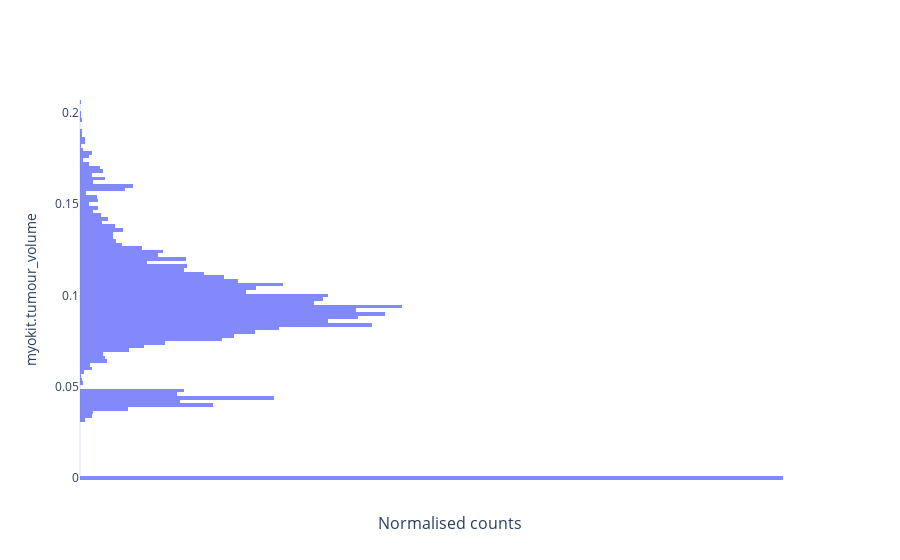
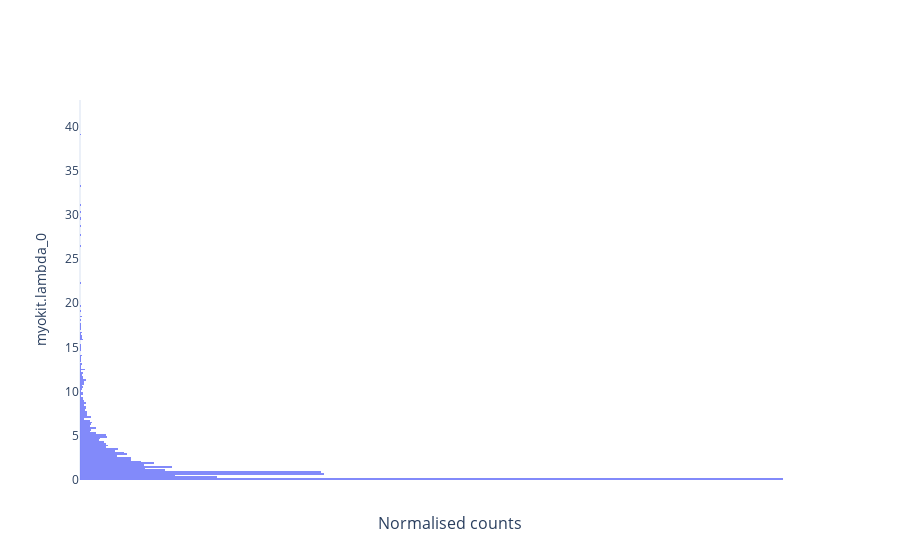
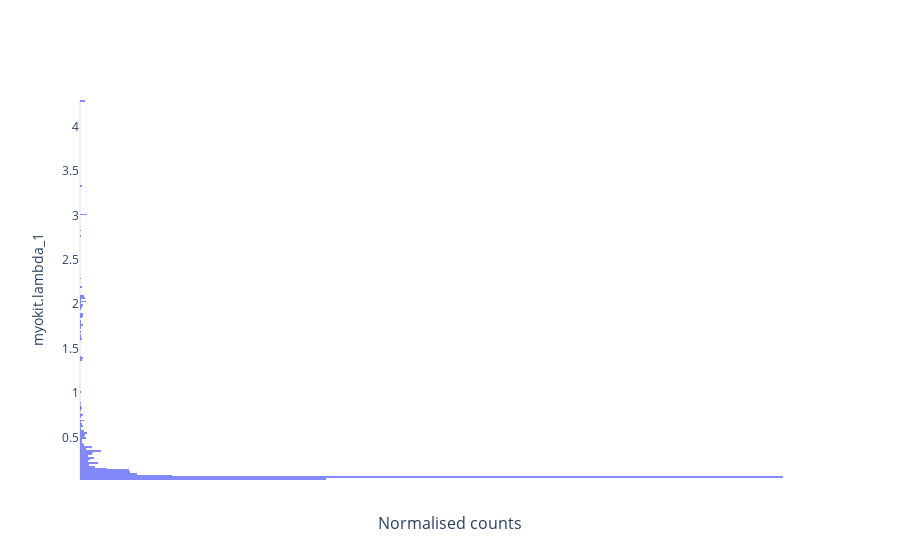

Notebook cell for these charts, in order:
### Code cell
fig = erlo.plots.MarginalPosteriorPlot()
fig.add_data(data=result, warm_up_iter=8000)

fig.show()

### Figure 1 — Plotly figure (JSON) as saved in the notebook; plotly's stock layout.template omitted (floating-point values rounded to 4 significant figures; data arrays with more than 128 entries replaced by an {"elided": "..."} marker saying what was removed)
{"data": [{"hovertemplate": "Sample: %{y:.2f}<br>Rhat: 3.21<br>", "marker": {"color": "#636EFA"}, "name": "ID: 1", "opacity": 0.8, "type": "histogram", "visible": true, "xaxis": "x", "y": {"elided": "20000 float values"}, "yaxis": "y"}], "layout": {"annotations": [{"font": {"size": 16}, "showarrow": false, "text": "Normalised counts", "x": 0.5, "xanchor": "center", "xref": "paper", "y": 0, "yanchor": "top", "yref": "paper", "yshift": -30}], "autosize": true, "xaxis": {"anchor": "y", "domain": [0, 1], "tickvals": []}, "yaxis": {"anchor": "x", "domain": [0, 1], "title": {"text": "myokit.tumour_volume"}}}}

### Figure 2 — Plotly figure (JSON) as saved in the notebook; plotly's stock layout.template omitted (floating-point values rounded to 4 significant figures; data arrays with more than 128 entries replaced by an {"elided": "..."} marker saying what was removed)
{"data": [{"hovertemplate": "Sample: %{y:.2f}<br>Rhat: 1.17<br>", "marker": {"color": "#636EFA"}, "name": "ID: 1", "opacity": 0.8, "type": "histogram", "visible": true, "xaxis": "x", "y": {"elided": "20000 float values"}, "yaxis": "y"}], "layout": {"annotations": [{"font": {"size": 16}, "showarrow": false, "text": "Normalised counts", "x": 0.5, "xanchor": "center", "xref": "paper", "y": 0, "yanchor": "top", "yref": "paper", "yshift": -30}], "autosize": true, "xaxis": {"anchor": "y", "domain": [0, 1], "tickvals": []}, "yaxis": {"anchor": "x", "domain": [0, 1], "title": {"text": "myokit.lambda_0"}}}}

### Figure 3 — Plotly figure (JSON) as saved in the notebook; plotly's stock layout.template omitted (floating-point values rounded to 4 significant figures; data arrays with more than 128 entries replaced by an {"elided": "..."} marker saying what was removed)
{"data": [{"hovertemplate": "Sample: %{y:.2f}<br>Rhat: 1.48<br>", "marker": {"color": "#636EFA"}, "name": "ID: 1", "opacity": 0.8, "type": "histogram", "visible": true, "xaxis": "x", "y": {"elided": "20000 float values"}, "yaxis": "y"}], "layout": {"annotations": [{"font": {"size": 16}, "showarrow": false, "text": "Normalised counts", "x": 0.5, "xanchor": "center", "xref": "paper", "y": 0, "yanchor": "top", "yref": "paper", "yshift": -30}], "autosize": true, "xaxis": {"anchor": "y", "domain": [0, 1], "tickvals": []}, "yaxis": {"anchor": "x", "domain": [0, 1], "title": {"text": "myokit.lambda_1"}}}}
